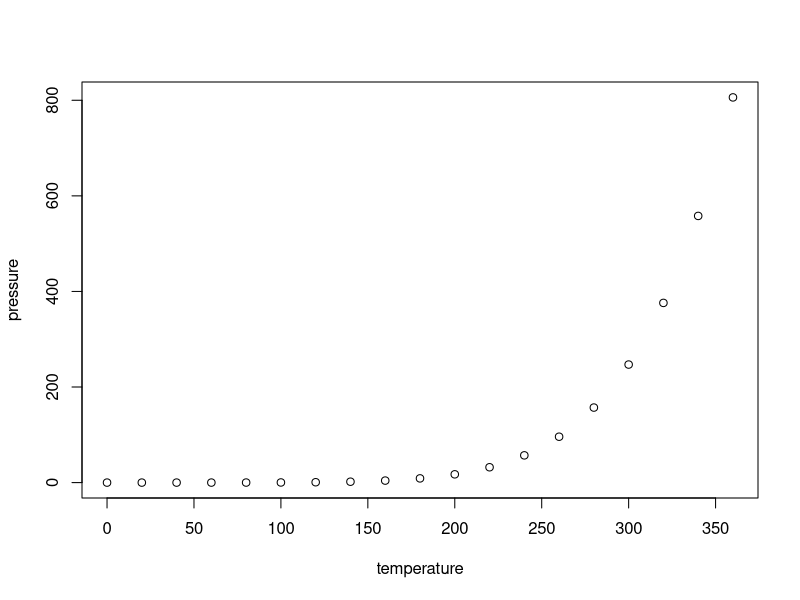
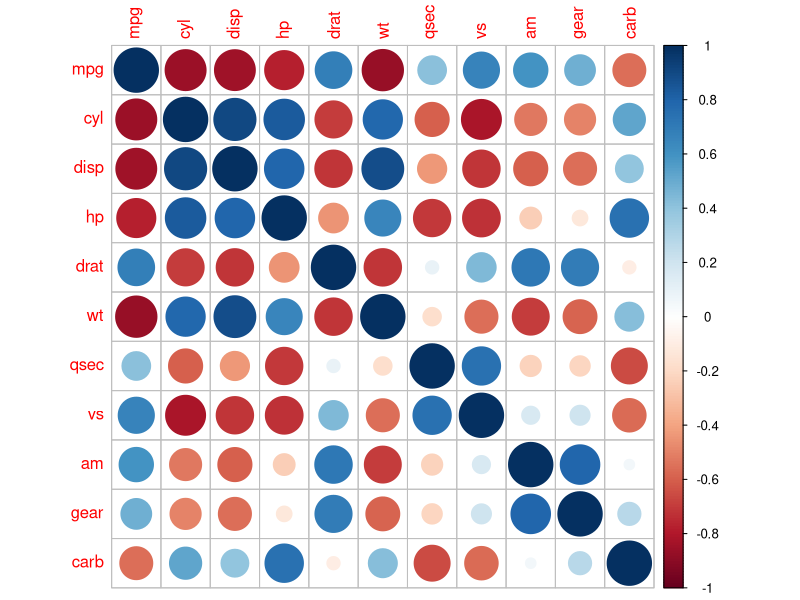
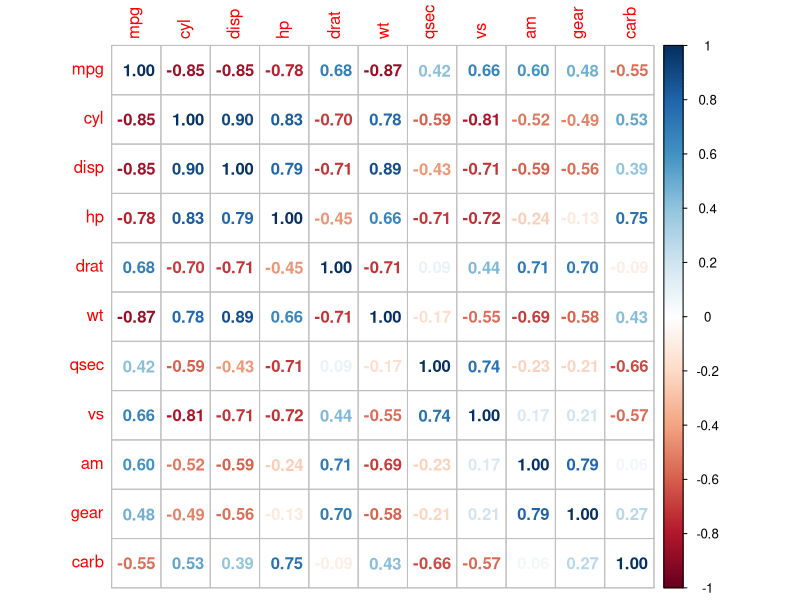

Recreate these plots in R, in order.
## ---- chunk 1
knitr::opts_chunk$set(echo = TRUE)
## ---- chunk 2
summary(cars)
## ---- chunk 3
plot(pressure)
## ---- chunk 4

head(mtcars)

## ---- chunk 5

car_cor = cor(mtcars)

car_cor

round(car_cor, 2)


library(corrplot)


corrplot(car_cor)

## ---- chunk 6

corrplot(car_cor, method = "number")
